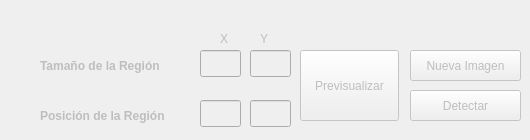
    <widget class="QWidget" name="tab_9">
     <property name="enabled">
      <bool>false</bool>
     </property>
     <attribute name="title">
      <string>Detectar Objeto</string>
     </attribute>
     <widget class="QLineEdit" name="Tx_2">
      <property name="geometry">
       <rect>
        <x>200</x>
        <y>50</y>
        <width>41</width>
        <height>27</height>
       </rect>
      </property>
     </widget>
     <widget class="QLineEdit" name="Ty_2">
      <property name="geometry">
       <rect>
        <x>250</x>
        <y>50</y>
        <width>41</width>
        <height>27</height>
       </rect>
      </property>
     </widget>
     <widget class="QLabel" name="label_11">
      <property name="geometry">
       <rect>
        <x>40</x>
        <y>50</y>
        <width>141</width>
        <height>31</height>
       </rect>
      </property>
      <property name="font">
       <font>
        <weight>75</weight>
        <bold>true</bold>
       </font>
      </property>
      <property name="text">
       <string>Tamaño de la Región</string>
      </property>
     </widget>
     <widget class="QPushButton" name="pushButton_20">
      <property name="geometry">
       <rect>
        <x>300</x>
        <y>50</y>
        <width>99</width>
        <height>71</height>
       </rect>
      </property>
      <property name="text">
       <string>Previsualizar</string>
      </property>
     </widget>
     <widget class="QLabel" name="label_12">
      <property name="geometry">
       <rect>
        <x>40</x>
        <y>100</y>
        <width>131</width>
        <height>31</height>
       </rect>
      </property>
      <property name="font">
       <font>
        <weight>75</weight>
        <bold>true</bold>
       </font>
      </property>
      <property name="text">
       <string>Posición de la Región</string>
      </property>
     </widget>
     <widget class="QLineEdit" name="Px_2">
      <property name="geometry">
       <rect>
        <x>200</x>
        <y>100</y>
        <width>41</width>
        <height>27</height>
       </rect>
      </property>
     </widget>
     <widget class="QLineEdit" name="Py_2">
      <property name="geometry">
       <rect>
        <x>250</x>
        <y>100</y>
        <width>41</width>
        <height>27</height>
       </rect>
      </property>
     </widget>
     <widget class="QLabel" name="label_13">
      <property name="geometry">
       <rect>
        <x>260</x>
        <y>30</y>
        <width>16</width>
        <height>17</height>
       </rect>
      </property>
      <property name="text">
       <string>Y</string>
      </property>
     </widget>
     <widget class="QLabel" name="label_14">
      <property name="geometry">
       <rect>
        <x>220</x>
        <y>30</y>
        <width>16</width>
        <height>17</height>
       </rect>
      </property>
      <property name="text">
       <string>X</string>
      </property>
     </widget>
     <widget class="QPushButton" name="pushButton_21">
      <property name="geometry">
       <rect>
        <x>410</x>
        <y>50</y>
        <width>111</width>
        <height>31</height>
       </rect>
      </property>
      <property name="text">
       <string>Nueva Imagen</string>
      </property>
     </widget>
     <widget class="QPushButton" name="pushButton_22">
      <property name="geometry">
       <rect>
        <x>410</x>
        <y>90</y>
        <width>111</width>
        <height>31</height>
       </rect>
      </property>
      <property name="text">
       <string>Detectar</string>
      </property>
     </widget>
    </widget>
